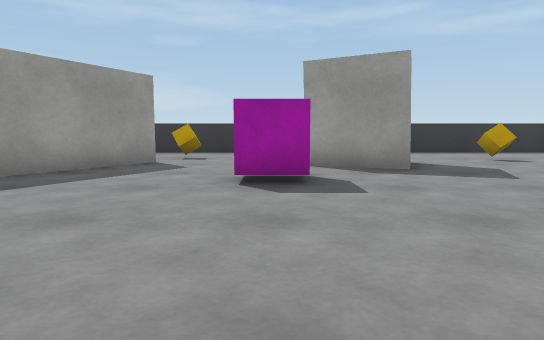
[1] (above)

17 first-person views from a walk through a 3-D level made in the Unity game engine. The camera is 0.68 m above the floor, tilts 6° down and sees 75° across. The floor is counted in squares, 1 m on a side. Each view is taken from the middle of a square. On the plan, view 1 faces up. The plan holds only what a view shows up to about 10 squares ahead; the rest is blank. The player character is not drawn. Surface patterns are stand-ins for the level's own textures.

[2]
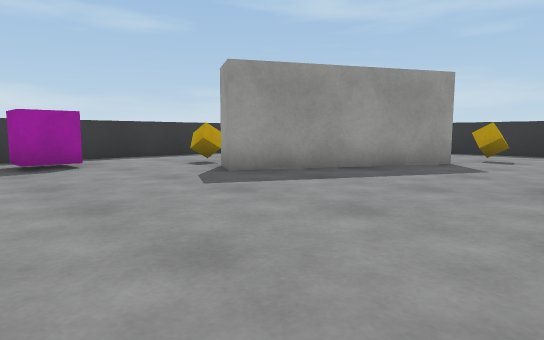

[3]
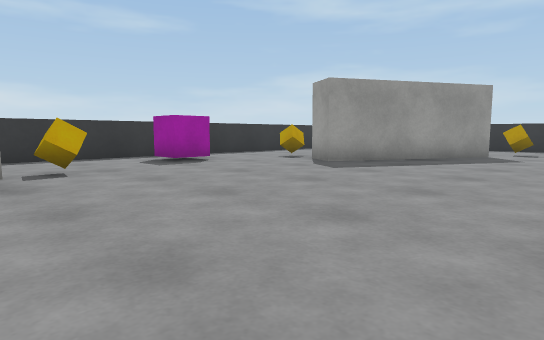

[4]
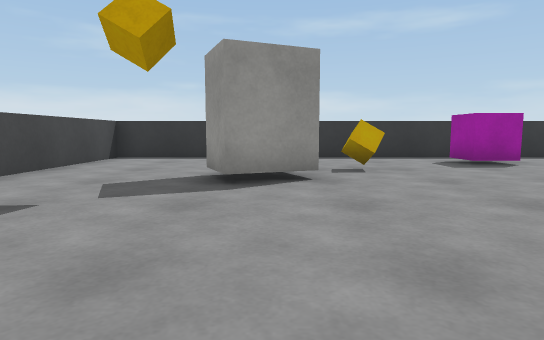

[5]
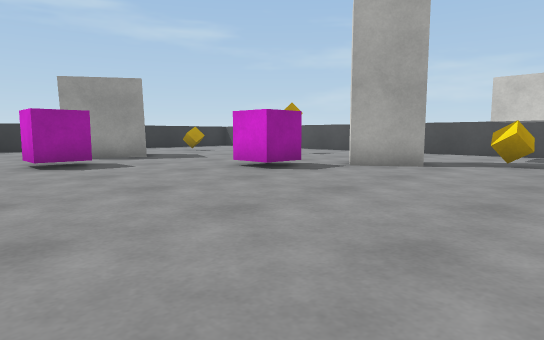

[6]
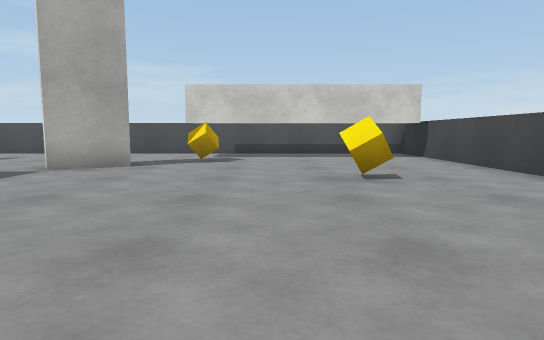

[7]
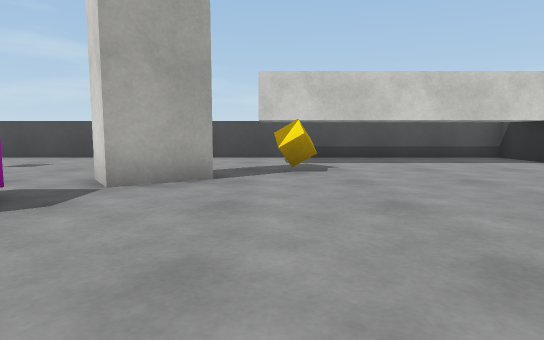

[8]
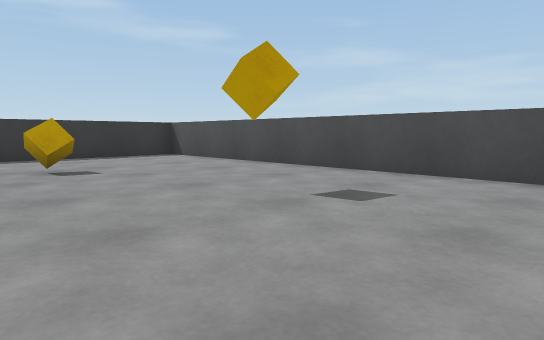

[9]
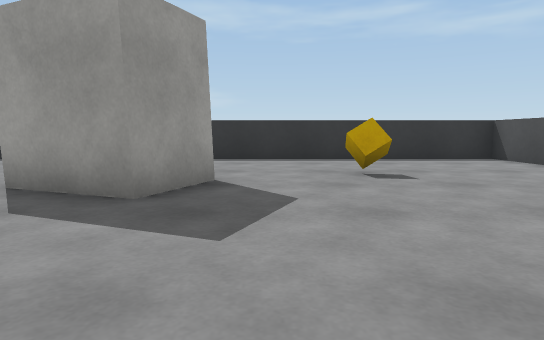

[10]
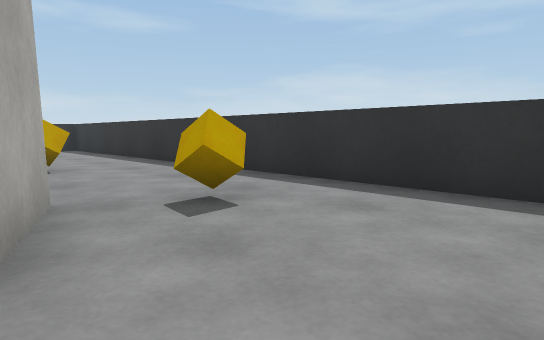

[11]
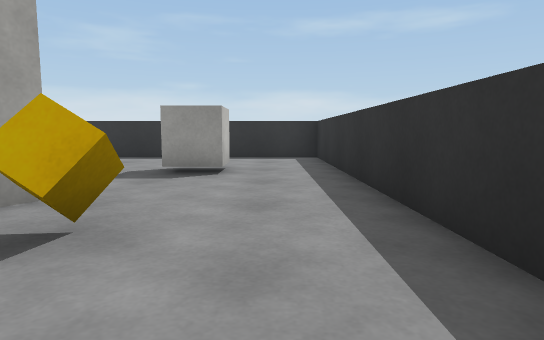

[12]
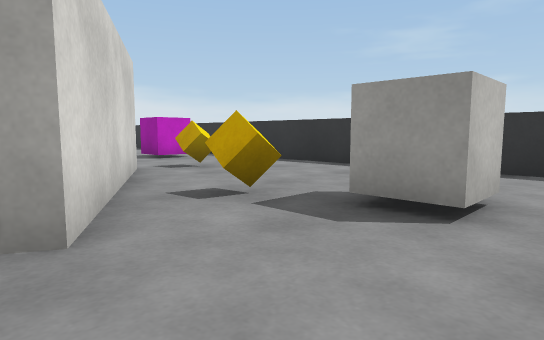

[13]
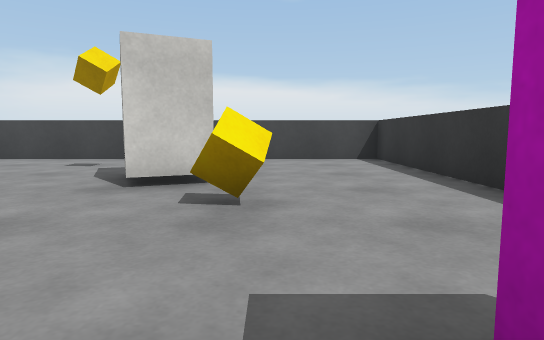

[14]
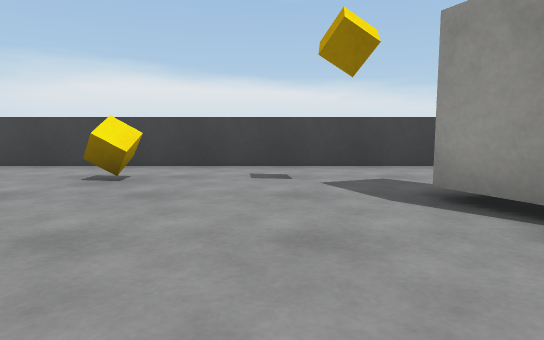

[15]
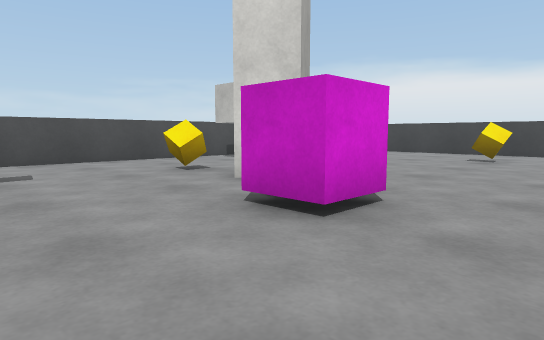

[16]
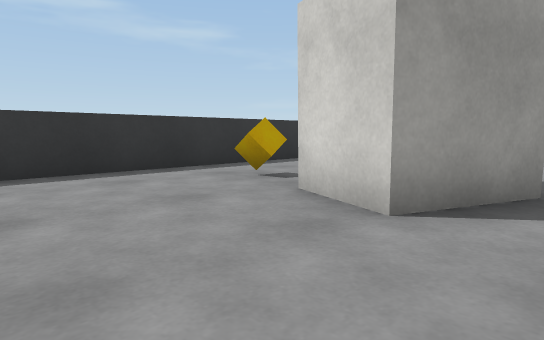

[17]
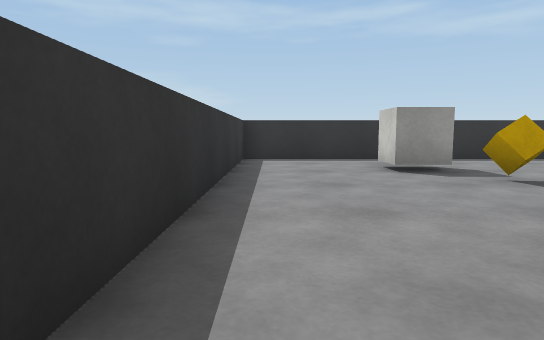

### Floor plan
Points are (right, up) in squares from view 1. A wall is a line through its corners. A room is listed if a view was taken in it or the views show most of it. See-through windows are left out.
Room 1 (views 1, 2, 3, 4, 5, 6, 7, 8, 9, 10, 11, 12, 13, 14, 15, 16, 17)
walls: (-2.7, 8.3) (-5, 4) (-5.9, 4.4) (-3.6, 8.7) (-3.1, 8.5); (5.2, -0.2) (4.4, 1.1) (5.2, 1.6); (7.5, -2) (7.5, -0.6); (7.5, -7) (7.5, -5.9); (-9.7, 12.3) (-9.7, -7.3) (9.8, -7.3) (9.8, 12.3) (-9.7, 12.3)
objects: cube (-8, 2); cube (-7, -1); cube (-7, 5); cube (-7, 9) to (-6, 10); block (-6, -4) to (-5, -3); cube (-6, 8); cube (-2, 10); cube (-1, -5); cube (0, 5); block (1, 7) to (3, 9); cube (2, 10); cube (3, -4); cube (3, 2) to (3, 3); cube (6, -1); cube (6, 9); cube (7, 2); cube (7, 5)

Positions as (right, up) in squares from view 1, and headings:
1: (0, 0), facing up
2: (0, 0), facing up-left
3: (0, -3), facing up-left
4: (0, -3), facing left
5: (-2, -3), facing up-right
6: (-2, -3), facing right
7: (0, -1), facing right
8: (4, 2), facing up-right
9: (4, 3), facing up
10: (5, 8), facing up-left
11: (0, 11), facing left
12: (-3, 11), facing down-left
13: (-7, 2), facing down
14: (-3, 0), facing down
15: (1, 5), facing down-right
16: (-2, 6), facing up-right
17: (-9, 3), facing up
